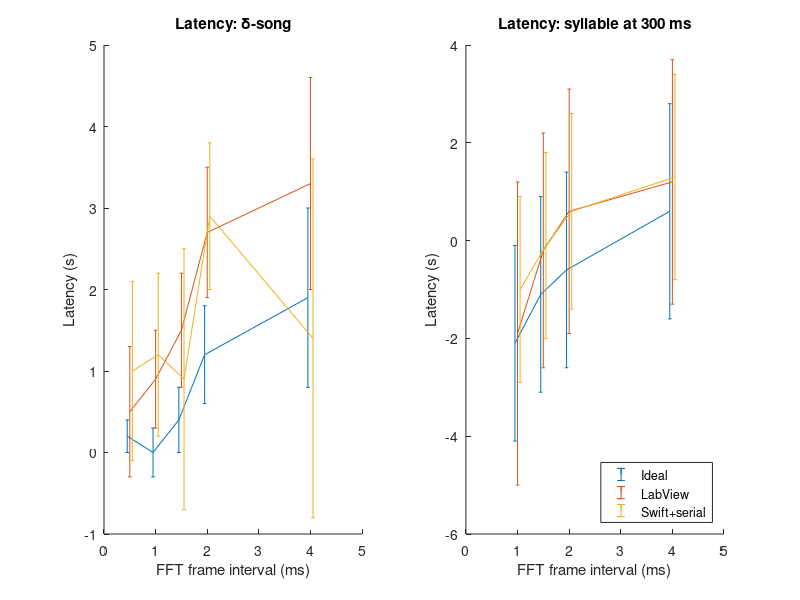
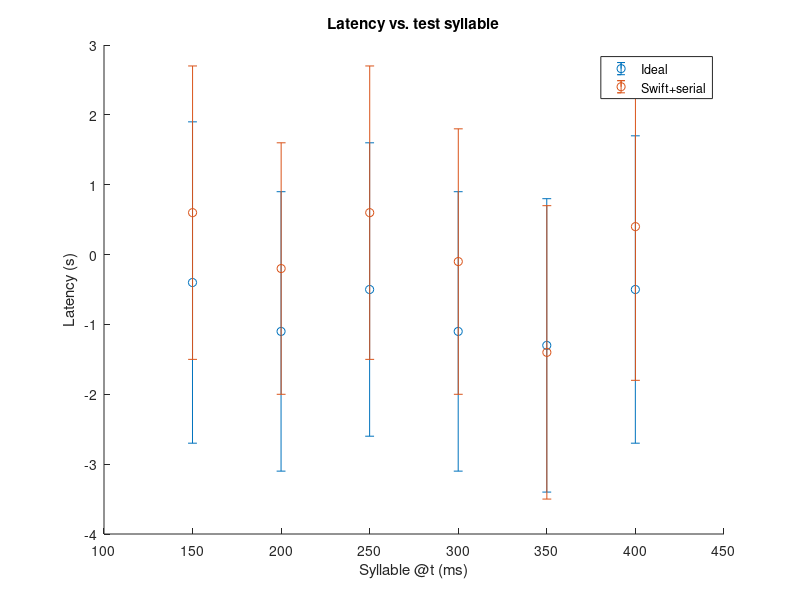
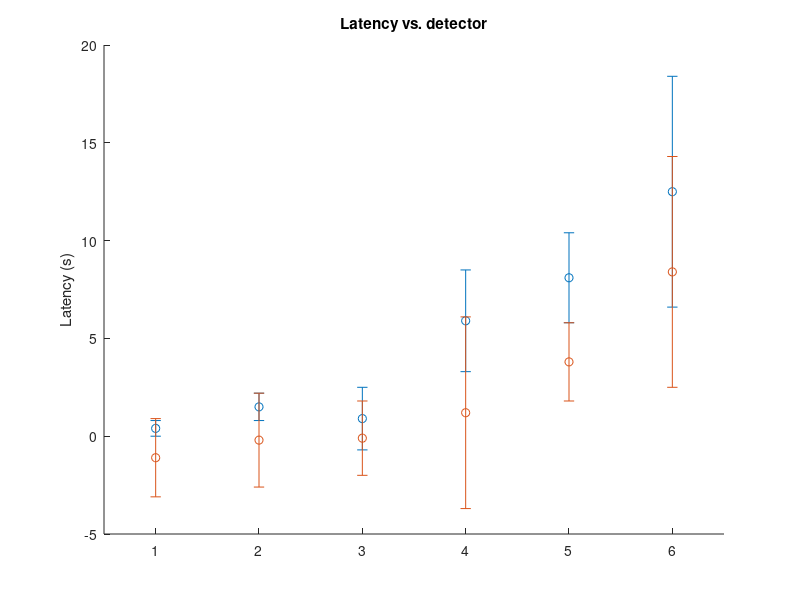

Reproduce these figures in MATLAB, in order. (Note: this script raises an error after producing the figures.)
JITTERSD = true;

%% TIMING vs. FRAMESIZE


framesize = [0.5 1 1.5 2 4];
latencies_legend = {'Ideal', 'LabView', 'Swift+serial'};
latencies_delta = [ 0.2 0 0.4 1.2 1.9;
    0.5 0.9 1.5 2.7 3.3;
    1 1.2 0.9 2.9 1.4];
jitters_delta = [ 0.2 0.3 0.4 0.6 1.1;
    0.8 0.6 0.7 0.8 1.3;
    1.1 1 1.6 0.9 2.2];

latencies_lny64_300 = [NaN -2.1 -1.1 -0.6 0.6;
    NaN -1.9 -0.2 0.6 1.2;
    NaN -1 -0.1 0.6 1.3];
jitters_lny64_300 = [NaN 2 2 2 2.2;
    NaN 3.1 2.4 2.5 2.5;
    NaN 1.9 1.9 2 2.1];

figure(1);
if JITTERSD
    subplot(1,2,1);
    cla;
    hold on;
    for i = 1:length(latencies_legend)
        errorbar(framesize+0.05*(i-2), latencies_delta(i,:), jitters_delta(i,:));
    end
    hold off;
    title('Latency: \delta-song');
    xlabel('FFT frame interval (ms)');
    ylabel('Latency (s)');
    
    subplot(1,2,2);
    cla;
    hold on;
    for i = 1:length(latencies_legend)
        errorbar(framesize+0.05*(i-2), latencies_lny64_300(i,:), jitters_lny64_300(i,:));
    end
    hold off;
    title('Latency: syllable at 300 ms');
    xlabel('FFT frame interval (ms)');
    ylabel('Latency (s)');
    legend(latencies_legend, 'Location', 'SouthEast');


else
    subplot(2,2,1);
    plot(framesize, latencies_delta);
    title('Latency: \Delta-song');
    xlabel('FFT frame interval (ms)');
    ylabel('Latency (s)');
    l = get(gca, 'YLim');
    l(1) = 0;
    set(gca, 'YLim', l);
    l = get(gca, 'XLim');
    l(1) = 0;
    set(gca, 'XLim', l);

    legend(latencies_legend, 'Location', 'SouthEast');

    subplot(2,2,2);
    plot(framesize, jitters_delta);
    title('Jitter: \Delta-song');
    xlabel('FFT frame interval (ms)');
    ylabel('Jitter (s)');
    l = get(gca, 'YLim');
    l(1) = 0;
    set(gca, 'YLim', l);
    l = get(gca, 'XLim');
    l(1) = 0;
    set(gca, 'XLim', l);
    
    subplot(2,2,3);
    plot(framesize, latencies_lny64_300);
    title('Latency: syllable at 300ms');
    xlabel('FFT frame interval (ms)');
    ylabel('Latency (s)');
    %l = get(gca, 'YLim');
    %l(1) = 0;
    %set(gca, 'YLim', l);
    l = get(gca, 'XLim');
    l(1) = 0;
    set(gca, 'XLim', l);
    
    subplot(2,2,4);
    plot(framesize, jitters_lny64_300);
    title('Jitter: syllable at 300ms');
    xlabel('FFT frame interval (ms)');
    ylabel('Jitter (s)');
    l = get(gca, 'YLim');
    l(1) = 0;
    set(gca, 'YLim', l);
    l = get(gca, 'XLim');
    l(1) = 0;
    set(gca, 'XLim', l);
end

%% TIMING vs. SYLLABLE

syllables = [ 150:50:400 ];

% ideal; swift+serial
legend_syl = {'Ideal', 'Swift+serial'};
latencies_syl = [ -0.4 -1.1 -0.5 -1.1 -1.3 -0.5;
    0.6 -0.2 0.6 -0.1 -1.4 0.4];
jitters_syl = [ 2.3 2 2.1 2 2.1 2.2;
    2.1 1.8 2.1 1.9 2.1 2.2];

figure(2);

if JITTERSD
    subplot(1,1,1);
    cla;
    hold on;
    for i = 1:length(legend_syl)
        errorbar(syllables+0.05*(i-2), latencies_syl(i,:), jitters_syl(i,:), 'o');
    end
    hold off;
    title('Latency vs. test syllable');
    xlabel('Syllable @t (ms)');
    ylabel('Latency (s)');
    legend(legend_syl, 'Location', 'NorthEast');
else
    subplot(1,2,1);
    plot(syllables, latencies_syl, 'o');
    title('Latency vs. test syllable');
    xlabel('Syllable @t (ms)');
    ylabel('Latency (s)');
    l = get(gca, 'YLim') + [-0.5 0.5];
    set(gca, 'YLim', l);
    l = get(gca, 'XLim') + [-20 20];
    set(gca, 'XLim', l);
    legend(legend_syl, 'Location', 'NorthEast');
    
    
    subplot(1,2,2);
    plot(syllables, jitters_syl, 'o');
    title('Jitter vs. test syllable');
    xlabel('Syllable @t (ms)');
    ylabel('Jitter (s)');
    l = get(gca, 'YLim') + [-0.05 0.05];
    set(gca, 'YLim', l);
    l = get(gca, 'XLim') + [-20 20];
    set(gca, 'XLim', l);
end

%% TIMING vs. DETECTOR

% delta; bird
legend_det = {'\delta-syllable', 'Song 300 ms'};
detectors = {'Ideal', 'LabView','Swift+serial','Swift+audio','Matlab+serial','Matlab+audio'};
latencies_det = [ 0.4 1.5 0.9 5.9 8.1 12.5;
    -1.1 -0.2 -0.1 1.2 3.8 8.4];
jitters_det = [ 0.4 0.7 1.6 2.6 2.3 5.9;
    2 2.4 1.9 4.9 2 5.9];

detectors_num = 1:length(detectors);

figure(3);

if JITTERSD
    subplot(1,1,1);
    cla;
    hold on;
    for i = 1:length(legend_det)
        errorbar(detectors_num, latencies_det(i,:), jitters_det(i,:), 'o');
    end
    title('Latency vs. detector');
    ylabel('Latency (s)');
    set(gca, 'XLim', [detectors_num(1)-0.5 detectors_num(end)+0.5]);
    xticklabel_rotate(detectors_num, 45, detectors);
    legend(legend_det, 'Location', 'NorthWest');
else
    
    subplot(1,2,1);
    plot(detectors_num, latencies_det, 'o');
    title('Latency vs. detector');
    ylabel('Latency (s)');
    set(gca, 'XLim', [detectors_num(1)-0.5 detectors_num(end)+0.5]);
    xticklabel_rotate(detectors_num, 45, detectors);
    legend(legend_det, 'Location', 'NorthWest');
    
    
    subplot(1,2,2);
    plot(detectors_num, jitters_det, 'o');
    title('Jitter vs. detector');
    ylabel('Jitter (s)');
    set(gca, 'XLim', [detectors_num(1)-0.5 detectors_num(end)+0.5]);
    xticklabel_rotate(detectors_num, 45, detectors);
end
